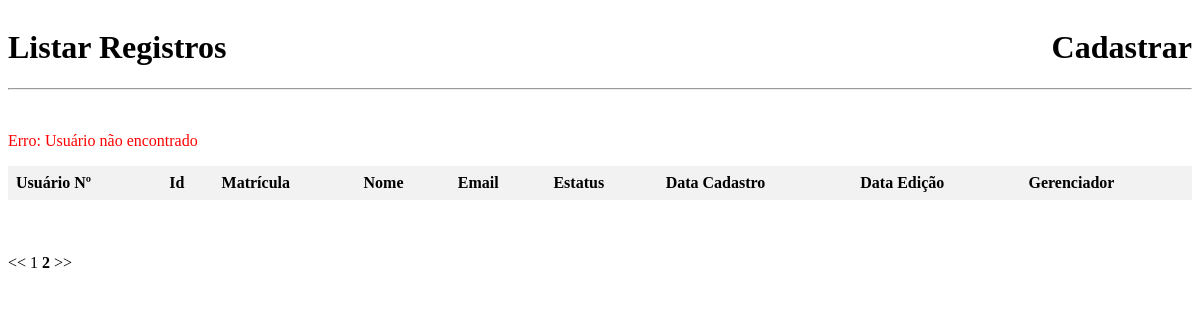
Before: /projetoacademico/listar.php?page=2 with the older database file.
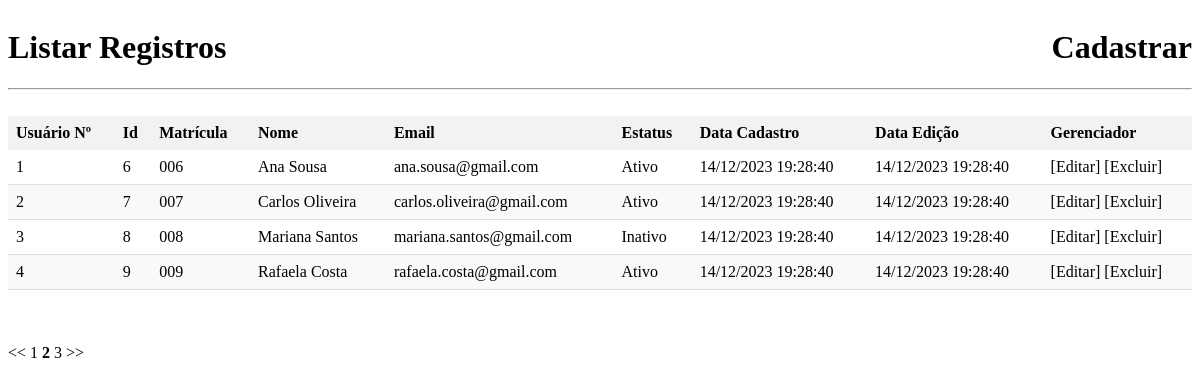
After: the same page with the newer database file.
### tables this page shows
CREATE TABLE `usuarios` (
  `id` int(11) NOT NULL,
  `matricula` varchar(3) NOT NULL,
  `nome` varchar(120) NOT NULL,
  `email` varchar(120) NOT NULL,
  `senha` varchar(32) NOT NULL,
  `estatus` varchar(120) NOT NULL,
  `painel` varchar(80) NOT NULL,
  `data_cadastro` timestamp NOT NULL DEFAULT current_timestamp()
);

### projetoacademico/listar.php (the view, shortened to what this page needs)
<?php
    $conexao = conectar();
?>
<!DOCTYPE html>
<html lang="en">
<head>
</head>
<body>
    <div style="width: 100%;">
        <h1
            style="float: left;"
        >Listar Registros</h1>
        <h1
            style="float: right;"
        ><a href="cadastro.php">Cadastrar</a></h1>
    </div>
    <br><br><br><br>
    <hr>
    <br>
    <table>
        <thead>
            <tr>
                <th>Usuário Nº</th>
                <th>Id</th>
                <th>Matrícula</th>
                <th>Nome</th>
                <th>Email</th>
                <th>Estatus</th>
                <th>Data Cadastro</th>
                <th>Data Edição</th>
                <th>Gerenciador</th>
            </tr>
        </thead>
        <tbody>
        <?php
                $pagina_atual = filter_input(INPUT_GET, "page", FILTER_SANITIZE_NUMBER_INT);
                $pagina = (!empty($pagina_atual)) ? $pagina_atual : 1;
                $limite_result = 4;
                $inicio = ($limite_result * $pagina) - $limite_result;
            $query_usuarios = $conexao -> prepare("SELECT id, matricula, nome, email, estatus, data_cadastro FROM usuarios ORDER BY data_cadastro DESC LIMIT $inicio, $limite_result");
            $query_usuarios -> execute();
            if ($query_usuarios -> rowCount() != 0) {
                $x = 1;
                while ($rowUsuarios = $query_usuarios -> fetch(PDO::FETCH_ASSOC)) {
                    extract($rowUsuarios);
                    echo "<tr>";
                    echo "<td>" . $x . "</td>";
                    echo "<td>" . $rowUsuarios['id'] . "</td>";
                    echo "<td>" . $rowUsuarios['matricula'] . "</td>";
                    echo "<td>" . $rowUsuarios['nome'] . "</td>";
                    echo "<td>" . $rowUsuarios['email'] . "</td>";
                    echo "<td>" . $rowUsuarios['estatus'] . "</td>";
                    echo "<td>" . date("d/m/Y H:i:s", strtotime($data_cadastro)) . "</td>";
                    echo "<td>" . date("d/m/Y H:i:s", strtotime($data_cadastro)) . "</td>";
                    echo "<td><a href='editar.php?id=$id'>[Editar]</a> <a href='confirmarExcluir.php?id=$id'>[Excluir]</a> </td>";
                    $x = $x + 1;
                }
            } else {
                echo "<p style='color: red;'>Erro: Usuário não encontrado </p>";
            }
        ?>
        </tbody>
    </table>
    <?php
            echo "<br><br><br>";
            $query_qtd_registros = $conexao -> prepare("SELECT COUNT(id) AS num_result FROM usuarios");
            $query_qtd_registros -> execute();
            $row_qtd_registros = $query_qtd_registros -> fetch(PDO::FETCH_ASSOC);
            $qtd_pagina = ceil($row_qtd_registros['num_result'] / $limite_result);
            $maximo_link = 1;
            echo "<a href='listar.php?page=1'> << </a>";
            for ($pagina_anterior = max(1, $pagina - $maximo_link); $pagina_anterior < $pagina; $pagina_anterior++) {
                echo "<a href='listar.php?page=$pagina_anterior'> $pagina_anterior </a>";
            }
            echo "<strong>$pagina</strong>";
            for ($pagina_posterior = $pagina + 1; $pagina_posterior <= min($qtd_pagina, $pagina + $maximo_link); $pagina_posterior++) {
                echo "<a href='listar.php?page=$pagina_posterior'> $pagina_posterior </a>";
            }
            echo "<a href='listar.php?page=$qtd_pagina'> >> </a>";
    ?>
</body>
</html>

### projetoacademico/listar.php (style rules this page uses)
a { text-decoration: none; color: black; }
table { width: 100%; border-collapse: collapse; border-spacing: 0; }
th { background-color: #f2f2f2; font-weight: bold; padding: 8px; text-align: left; }
td { border-bottom: 1px solid #ddd; padding: 8px; }
tr:nth-child(even) { background-color: #f9f9f9; }

Changed rows visible on the page:
now on this page (row edited): usuarios: id "6", matricula "006", nome "Ana Sousa", email "ana.sousa@gmail.com", estatus "Ativo", data_cadastro "14/12/2023 19:28:40"
now on this page (row edited): usuarios: id "7", matricula "007", nome "Carlos Oliveira", email "carlos.oliveira@gmail.com", estatus "Ativo", data_cadastro "14/12/2023 19:28:40"
added usuarios: id "8", matricula "008", nome "Mariana Santos", email "mariana.santos@gmail.com", estatus "Inativo", data_cadastro "14/12/2023 19:28:40"
added usuarios: id "9", matricula "009", nome "Rafaela Costa", email "rafaela.costa@gmail.com", estatus "Ativo", data_cadastro "14/12/2023 19:28:40"
Other visible differences:
new list line: "3"
text no longer shown: "Erro: Usuário não encontrado"
